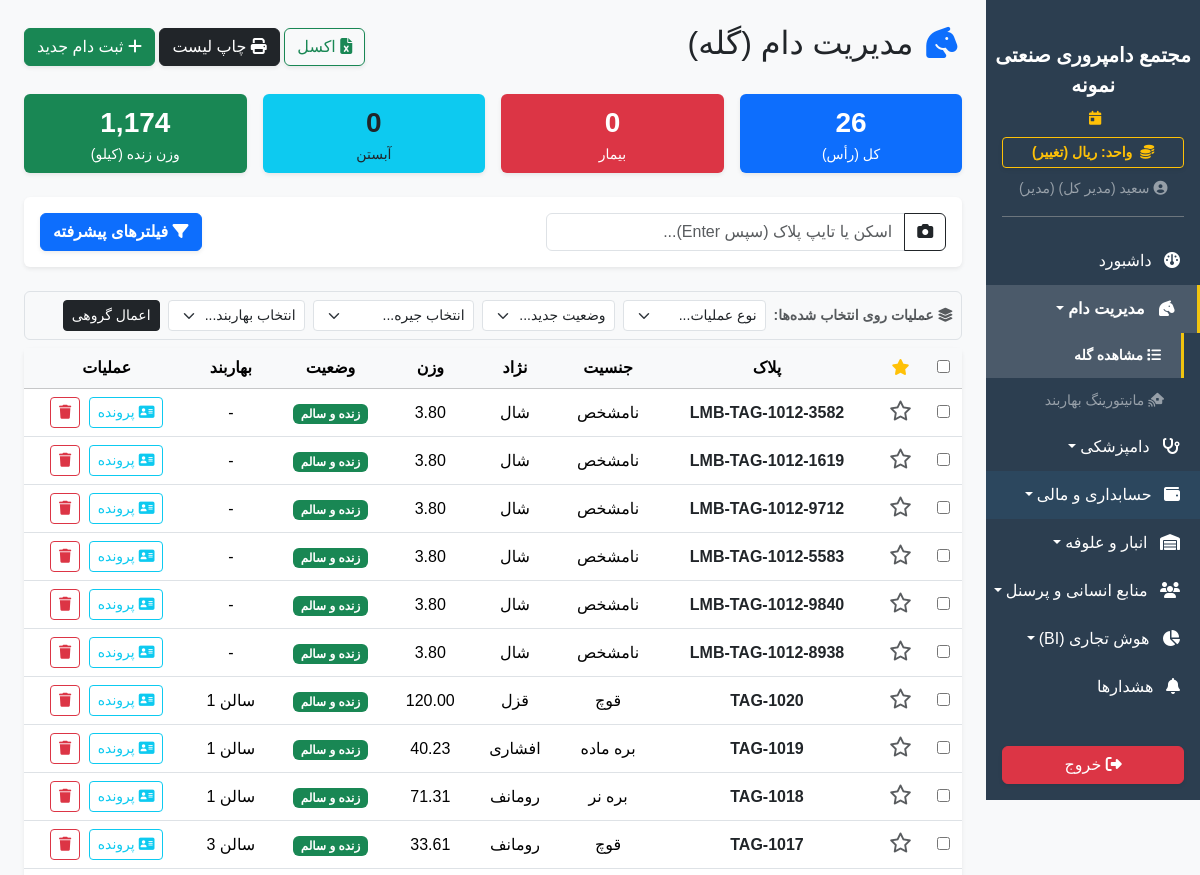
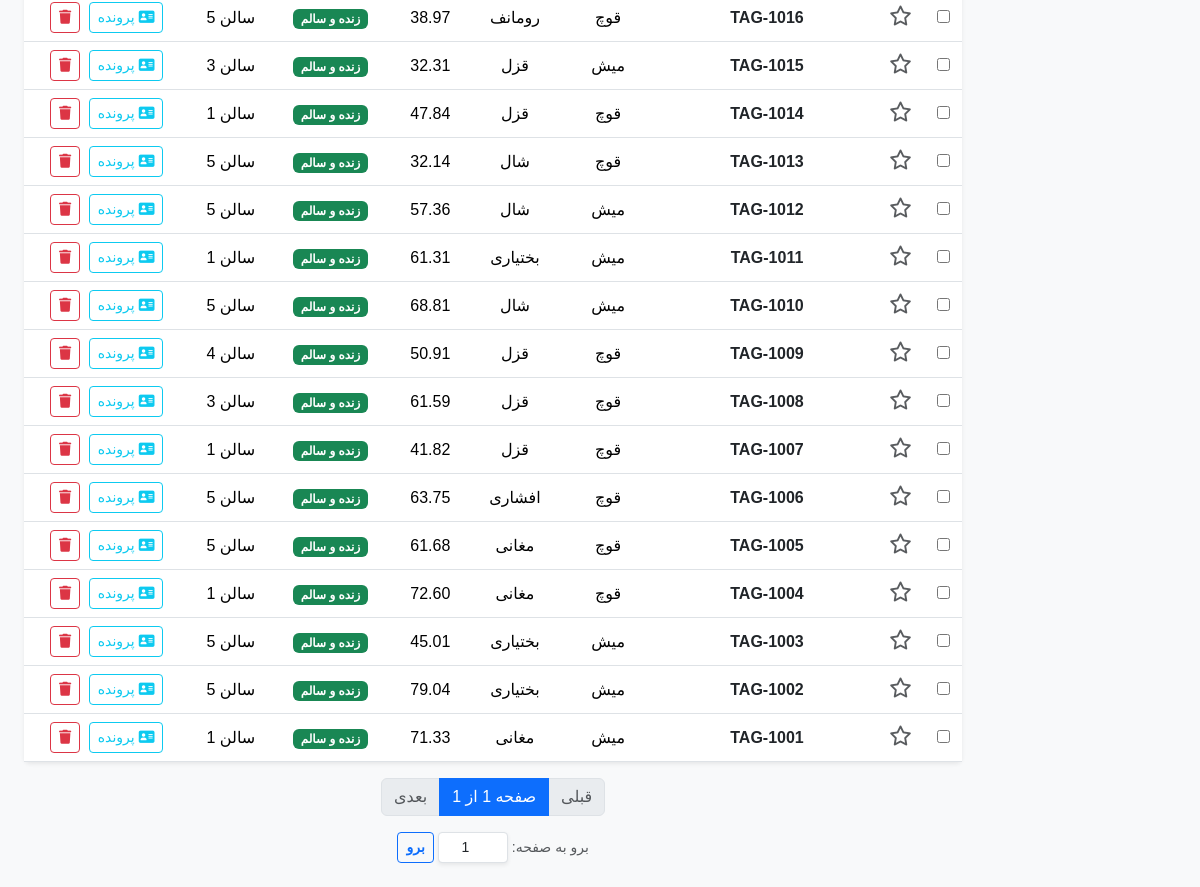
Before: /livestock/ (signed in) with the older database file (2 pictures, top to bottom).
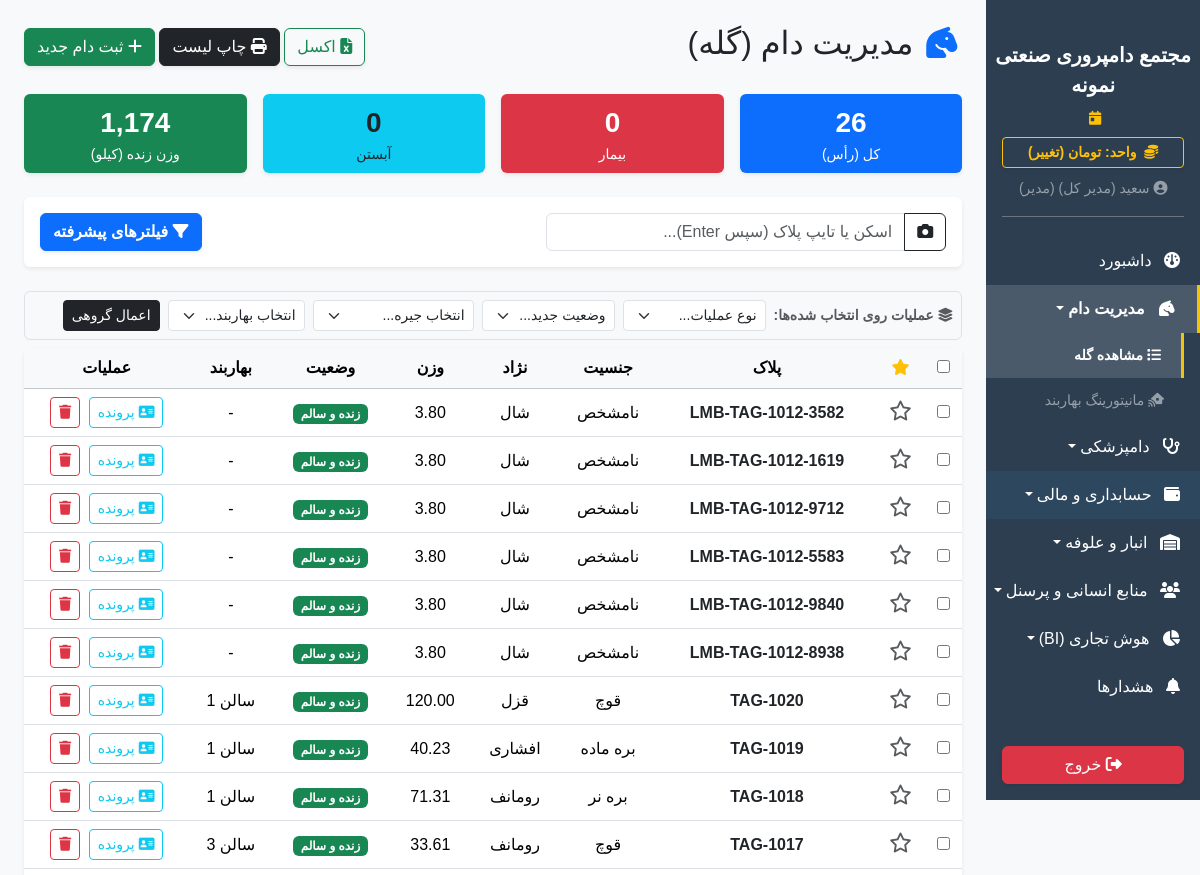
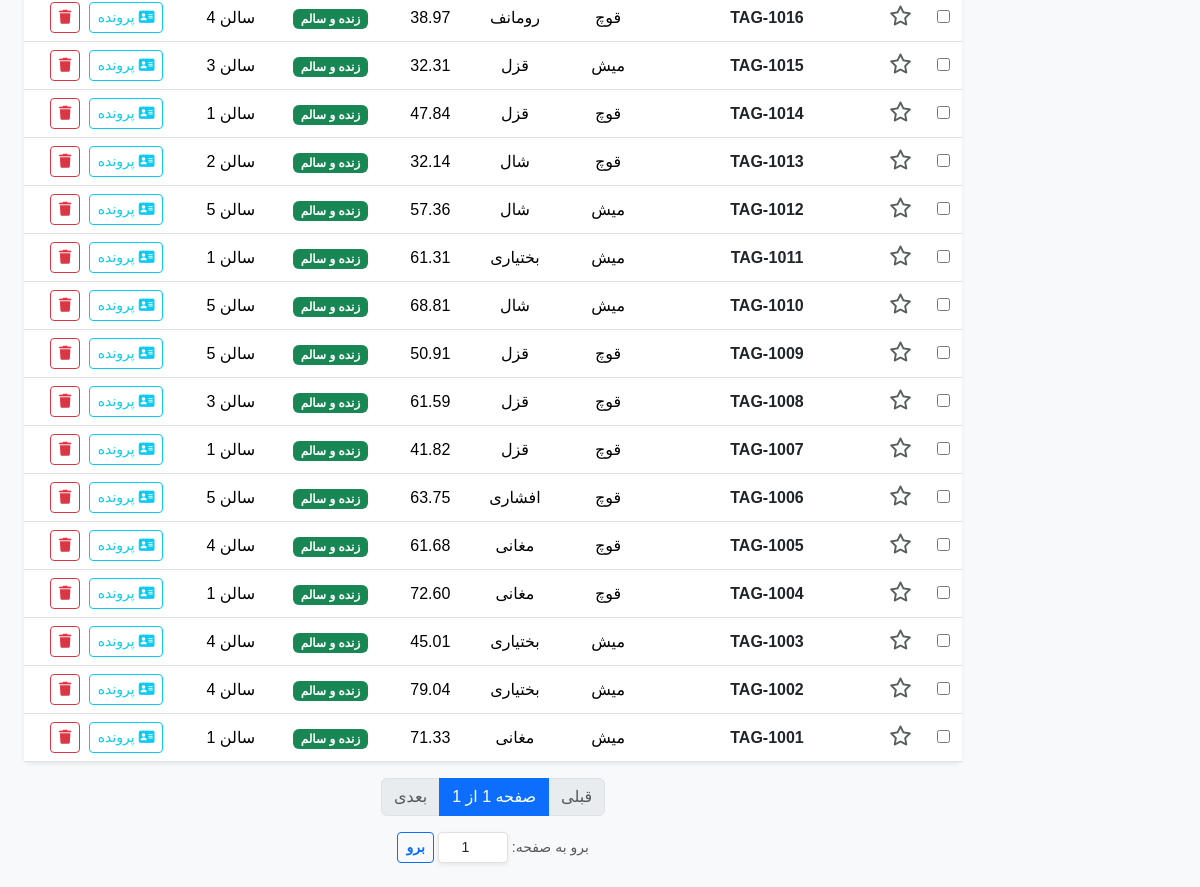
After: the same page with the newer database file (2 pictures, top to bottom).
### app/models.py (models this page shows)
class SystemSetting(db.Model):
    id = db.Column(db.Integer, primary_key=True)
    key = db.Column(db.String(50), unique=True, nullable=False)
    value = db.Column(db.String(255), nullable=False)
    description = db.Column(db.String(255), nullable=True)

class Sheep(db.Model):
    id = db.Column(db.Integer, primary_key=True)
    ear_tag = db.Column(db.String(50), unique=True, nullable=False)
    breed = db.Column(db.String(50), nullable=True)
    gender = db.Column(db.String(20), nullable=False)
    birth_date = db.Column(db.Date, nullable=True)
    entry_date = db.Column(db.DateTime, default=datetime.utcnow)
    weight = db.Column(Numeric(18, 2), nullable=True)
    purchase_price = db.Column(Numeric(18, 2), default=0.0)
    last_heat_date = db.Column(db.Date, nullable=True)
    target_weight = db.Column(Numeric(18, 2), nullable=True)
    sale_price = db.Column(Numeric(18, 2), default=0.0)
    sale_date = db.Column(db.Date, nullable=True)
    buyer_category_id = db.Column(db.Integer, db.ForeignKey('buyer_category.id'), nullable=True)
    buyer_category = db.relationship('BuyerCategory', backref='sold_sheeps')
    status = db.Column(db.String(50), default='زنده و سالم')
    purpose = db.Column(db.String(50), nullable=True)
    qr_code_path = db.Column(db.String(200), nullable=True)
    death_reason = db.Column(db.String(200), nullable=True)
    is_starred = db.Column(db.Boolean, default=False)
    mother_id = db.Column(db.Integer, db.ForeignKey('sheep.id', ondelete='SET NULL'), nullable=True, index=True)
    father_id = db.Column(db.Integer, db.ForeignKey('sheep.id', ondelete='SET NULL'), nullable=True, index=True)
    feed_ration_id = db.Column(db.Integer, db.ForeignKey('feed_ration.id', ondelete='SET NULL'), nullable=True, index=True)
    pen_id = db.Column(db.Integer, db.ForeignKey('pen.id', ondelete='SET NULL'), nullable=True, index=True)
    ration = db.relationship('FeedRation', backref='sheep_list')
    weight_records = db.relationship('WeightRecord', backref='sheep', lazy=True, cascade="all, delete-orphan")
    medical_records = db.relationship('MedicalRecord', backref='sheep', lazy=True, cascade="all, delete-orphan")
    birth_records = db.relationship('BirthRecord', foreign_keys='BirthRecord.mother_id', backref='mother', lazy=True, cascade="all, delete-orphan")
    lactation_records = db.relationship('LactationRecord', backref='sheep', lazy=True, cascade="all, delete-orphan")

class Pen(db.Model):
    id = db.Column(db.Integer, primary_key=True)
    name = db.Column(db.String(100), nullable=False)
    capacity = db.Column(db.Integer, default=50)
    pen_type = db.Column(db.String(50), nullable=False)
    sheep_list = db.relationship('Sheep', backref='pen', lazy=True)

### app/blueprints/livestock.py (the view)
@livestock_bp.route('/')
@login_required
def index():
    today = datetime.now(UTC).date()
    maturity_days = int(get_setting('maturity_days', 240))
    maturity_date = today - timedelta(days=maturity_days)
    lambs_to_update = Sheep.query.filter(Sheep.gender.like('%بره%'), Sheep.birth_date <= maturity_date).all()
    if lambs_to_update:
        for lamb in lambs_to_update:
            lamb.gender = 'میش' if 'ماده' in lamb.gender else 'قوچ'
        db.session.commit()
    rations = FeedRation.query.all()
    pens = Pen.query.all()
    breeds = BreedCategory.query.all()
    statuses = StatusCategory.query.all()
    from sqlalchemy import func
    total_sheep = Sheep.query.filter(Sheep.status.notin_(['تلف شده', 'مرده', 'فروخته شده'])).count()
    sick_count = Sheep.query.filter_by(status='بیمار').count()
    pregnant_count = Sheep.query.filter_by(status='آبستن').count()
    total_live_weight = db.session.query(func.sum(Sheep.weight)).filter(Sheep.status.notin_(['تلف شده', 'مرده', 'فروخته شده'])).scalar() or 0.0
    query = Sheep.query
    search_q = request.args.get('search', '').strip()
    gender_q = request.args.get('gender', 'همه')
    breed_q = request.args.get('breed', 'همه')
    status_q = request.args.get('status', 'فعال')
    min_w = request.args.get('min_weight', type=float)
    max_w = request.args.get('max_weight', type=float)
    starred_q = request.args.get('starred') # دریافت فیلتر ستاره دار
    if search_q: query = query.filter(Sheep.ear_tag.ilike(f"%{search_q}%"))
    if gender_q != 'همه': query = query.filter(Sheep.gender == gender_q)
    if breed_q != 'همه': query = query.filter(Sheep.breed == breed_q)
    if status_q == 'فعال': query = query.filter(Sheep.status.notin_(['فروخته شده', 'تلف شده', 'مرده']))
    elif status_q == 'بایگانی': query = query.filter(Sheep.status.in_(['فروخته شده', 'تلف شده', 'مرده']))
    elif status_q != 'همه': query = query.filter(Sheep.status == status_q)
    if min_w is not None: query = query.filter(Sheep.weight >= min_w)
    if max_w is not None: query = query.filter(Sheep.weight <= max_w)
    if starred_q == '1': query = query.filter(Sheep.is_starred.is_(True))
    page = request.args.get('page', 1, type=int)
    page_size = int(get_setting('page_size', 50))
    sheeps_pagination = query.order_by(Sheep.id.desc()).paginate(page=page, per_page=page_size)
    return render_template('livestock/index.html',
                           sheeps=sheeps_pagination, rations=rations, pens=pens, breeds=breeds, statuses=statuses,
                           total_sheep=total_sheep, sick_count=sick_count, pregnant_count=pregnant_count, total_live_weight=total_live_weight,
                           current_search=search_q, current_gender=gender_q, current_breed=breed_q, current_status=status_q,
                           current_min_w=min_w, current_max_w=max_w, current_starred=starred_q)

### app/__init__.py (called while the page is built)
def get_system_setting(key, default):
    from app.models import SystemSetting
    s = SystemSetting.query.filter_by(key=key).first()
    return s.value if s else default

### app/blueprints/dashboard.py (called while the page is built)
def get_setting(key, default):
    setting = SystemSetting.query.filter_by(key=key).first()
    return setting.value if setting else default

@dashboard_bp.app_context_processor
def inject_settings():
    try:
        all_settings = {s.key: s.value for s in SystemSetting.query.all()}
    except:
        all_settings = {}
    return dict(system_settings=all_settings)

### app/templates/livestock/index.html (shortened to what the changed rows need)
{% extends 'base.html' %}
{% block content %}
<div class="d-flex justify-content-between align-items-center mb-4 flex-wrap gap-2">
    <h2><i class="fa-solid fa-horse-head text-primary"></i> مدیریت دام (گله)</h2>
</div>
<form action="{{ url_for('livestock.bulk_action') }}" method="POST">
    <div class="card shadow-sm border-0 mb-3">
        <div class="card-body p-0">
            <div class="table-responsive">
                <table class="table table-hover align-middle text-center mb-0" id="sheepTable">
                    <thead class="table-light">
                        <tr>
                            <th><input type="checkbox" id="selectAll" onclick="toggleAll(this)"></th>
                            <th><i class="fa-solid fa-star text-warning"></i></th>
                            <th>پلاک</th><th>جنسیت</th><th>نژاد</th><th>وزن</th><th>وضعیت</th><th>بهاربند</th><th>عملیات</th>
                        </tr>
                    </thead>
                    <tbody>
                        {% for sheep in sheeps.items %}
                        <tr>
                            <td><input type="checkbox" name="sheep_ids" value="{{ sheep.id }}" class="sheep-checkbox"></td>
                            <td>
                                <a href="javascript:void(0);" onclick="toggleStar(this, {{ sheep.id }})" class="text-decoration-none">
                                    <i class="{% if sheep.is_starred %}fa-solid fa-star text-warning{% else %}fa-regular fa-star text-muted{% endif %} fs-5"></i>
                                </a>
                            </td>
                            <td class="fw-bold tag-col"><a href="{{ url_for('livestock.profile', id=sheep.id) }}" id="link-{{ sheep.ear_tag }}" class="text-decoration-none text-dark">{{ sheep.ear_tag }}</a></td>
                            <td class="gender-col">{{ sheep.gender }}</td>
                            <td class="breed-col">{{ sheep.breed or '-' }}</td>
                            <td class="weight-col">{{ sheep.weight }}</td>
                            <td class="status-col">
                                <span class="badge {% if sheep.status == 'زنده و سالم' %}bg-success{% elif sheep.status == 'بیمار' %}bg-danger{% elif sheep.status == 'قرنطینه' %}bg-warning text-dark{% elif sheep.status == 'آبستن' %}bg-info text-dark{% elif sheep.status == 'تلف شده' or sheep.status == 'مرده' %}bg-dark{% else %}bg-secondary{% endif %}">{{ sheep.status }}</span>
                            </td>
                            <td>{{ sheep.pen.name if sheep.pen else '-' }}</td>
                            <td>
                                <a href="{{ url_for('livestock.profile', id=sheep.id) }}" class="btn btn-sm btn-outline-info" title="پرونده دام"><i class="fa-solid fa-address-card"></i> پرونده</a>
                                {% if current_user.role == 'مدیر' %}
                                <form method="POST" action="{{ url_for('livestock.delete_sheep', id=sheep.id) }}" style="display:inline" onsubmit="return confirm('آیا از حذف کامل این دام مطمئن هستید؟')"><button type="submit" class="btn btn-sm btn-outline-danger ms-1"><i class="fa-solid fa-trash"></i></button></form>
                                {% endif %}
                            </td>
                        </tr>
                        {% else %}
                        <tr><td colspan="9" class="text-center py-5 text-muted">هیچ دامی یافت نشد.</td></tr>
                        {% endfor %}
                    </tbody>
                </table>
            </div>
        </div>
    </div>
</form>
{% endblock %}

### app/templates/base.html (shortened to what the changed rows need)
<!DOCTYPE html>
<html lang="fa" dir="rtl">
<head>
    <link href="https://cdn.jsdelivr.net/gh/rastikerdar/vazirmatn@v33.003/Vazirmatn-font-face.css" rel="stylesheet">
    <link rel="stylesheet" href="https://unpkg.com/persian-datepicker@1.2.0/dist/css/persian-datepicker.min.css">
    <link rel="stylesheet" href="https://cdn.jsdelivr.net/npm/bootstrap@5.3.2/dist/css/bootstrap.rtl.min.css">
    <link rel="stylesheet" href="https://cdnjs.cloudflare.com/ajax/libs/font-awesome/6.4.2/css/all.min.css">
    <link rel="stylesheet" href="{{ url_for('static', filename='css/style.css') }}">
</head>
<body>
    <div class="d-flex" id="wrapper">
        <div class="sidebar-bg d-flex flex-column" id="sidebar-wrapper">
            <div class="px-3 mb-2">
                <a href="{{ url_for('dashboard.toggle_currency') }}" class="btn btn-sm btn-outline-warning w-100 fw-bold shadow-sm">
                    <i class="fa-solid fa-coins me-1"></i> واحد: {{ get_system_currency_from_settings() }} (تغییر)
                </a>
            </div>
        </div>
        <div id="page-content-wrapper" class="w-100 bg-light" style="overflow-x: hidden;">
            <div class="container-fluid p-4">{% block content %}{% endblock %}</div>
        </div>
    </div>
</body>
</html>

Changed rows visible on the page:
changed SystemSetting: value "ریال" → "تومان"
changed Sheep "TAG-1016": pen "سالن 5" → "سالن 4"
changed Sheep "TAG-1013": pen "سالن 5" → "سالن 2"
changed Sheep "TAG-1009": pen "سالن 4" → "سالن 5"
changed Sheep "TAG-1005": pen "سالن 5" → "سالن 4"
changed Sheep "TAG-1003": pen "سالن 5" → "سالن 4"
changed Sheep "TAG-1002": pen "سالن 5" → "سالن 4"
